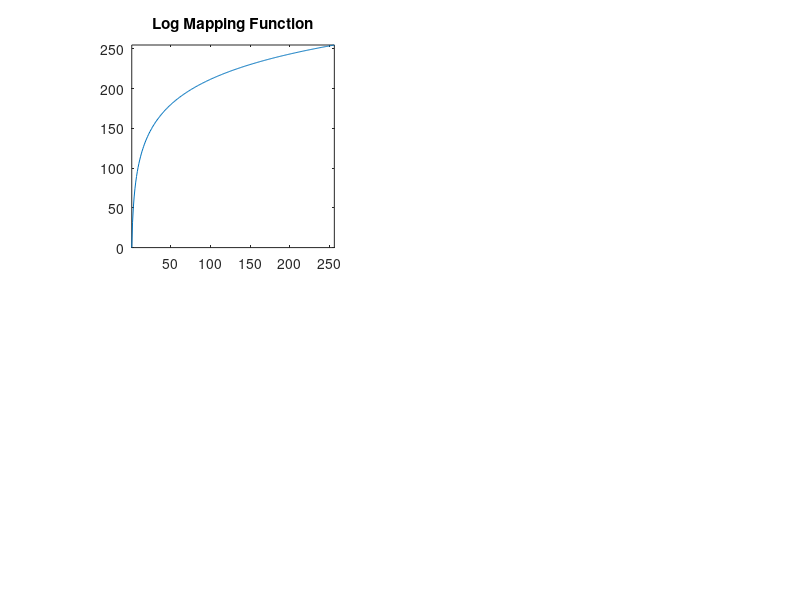

The MATLAB script that drew this image: (Note: this script raises an error after producing the figure.)
% -1
% x = uint8(0:255);
% plot(x); xlim([0 255]); ylim([0 255]);
% --2---
% I = imread('moon.tif');
% I_adj = x(I + 100);
% figure, subplot(1,2,1), imshow(I), title('Original Image');
% subplot(1,2,2), imshow(I_adj), title('Adjusted Image');
% --3---
% y = uint8(255:-1:0); I_neg = y(I + 1);
% figure, subplot(1,3,1), plot(y), ...
% title('Transformation Function'), xlim([0 255]), ylim([0 255]);
% subplot(1,3,2), imshow(I), title('Original Image');
% subplot(1,3,3), imshow(I_neg), title('Negative Image');
% --4---
% I_cmp = imcomplement(I);
% I_dif = imabsdiff(I_cmp,I_neg);
% figure, imshow(I_cmp)
% figure, imshow(I_dif,[])
% --5. Close all open ﬁgures and clear all workspace variables.
% --6. Generate a logarithmic transformation function.
x = 0:255; c = 255 / log(256);
y=c*log(x + 1);%tang do sang
figure, subplot(2,2,1), plot(y), ...
title('Log Mapping Function'), axis tight, axis square
% --7. Use the transformation function to generate the adjusted image.
I = imread('Atrium2.jpg');
I_log = uint8(y(I + 1));
subplot(2,2,2), imshow(I), title('Original Image');
subplot(2,2,3), imshow(I_log), title('Adjusted Image');
% --8. Show a brightened version of the image.
I_br = imadd(I,100);
subplot(2,2,4), imshow(I_br), title('Original Image Scaled');
% y(x) = exp(x/c) - 1;
% --9
z = exp(x/c) - 1;
I_invlog = uint8(z(I_log + 1));
figure, subplot(2,1,1), plot(z), title('Inverse-log Mapping Function');
subplot(2,1,2), imshow(I_invlog), title('Adjusted Image');




